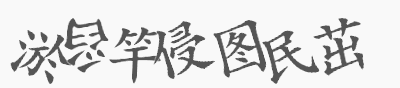
#> input picture captcha010.png, 400 x 88 px
$ python -i Tools.py   (imports and definitions only)   (older library calls are emulated)
#> lines starting #> are read from the running program, lines starting #| are printed output that depends on the picture; after the words box and inside, x2 and y2 are one past the last pixel; in counts of white or black regions, pixels touching at a corner belong together
#> further down, picture is the input picture: PIL image 400x88 P; min 85, max 249, mean 223
# -*- coding: UTF-8 -*-

from PIL import Image, ImageFont, ImageDraw
import numpy as np

from random import randint, choice
import random
from math import sin, cos, radians, fabs
import matplotlib.pyplot as plt
import os,sys
dir_path = os.path.abspath('.')
import itertools
from scipy import linalg
import matplotlib.pyplot as plt
import matplotlib as mpl
from sklearn import mixture


#######functions#########

# [209 lines left out: function GetA_GB2312_Char, not called in this run]

def crop(im, y, x, radius=35):
    return im.crop((x-radius, y-radius, x+radius, y+radius))

# [6 lines left out: function PaintPoint, not called in this run]

def Img2Vec(im):
    return np.asarray(im.convert('L'))

def CenterExtend(im, width=400, height=88, radius=20):
#> called with width = 400, height = 88, radius = 20
    x1 = np.full((height+radius+radius, width+radius+radius), 255, dtype='uint8')
    x2 = np.asarray(im.convert('L'))
    x1[radius:radius+height,radius:radius+width] = x2
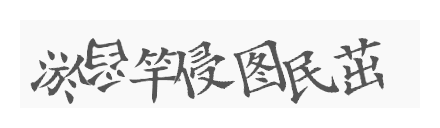
#> x1: shape (128, 440); min 85, max 255, mean 235
    return Image.fromarray(x1, 'L')

# [9 lines left out: function CutOffRegion, not called in this run]

def DrawCenter(image, points):
    im = image.copy()
    bgdr = ImageDraw.Draw(im)
    for y, x in points:
        bgdr.ellipse((x - 2, y - 2, x + 2, y + 2), fill ="#FF0000", outline ='#FF0000')
    return im

# [13 lines left out: function disp_image, not called in this run]

def scissor(im):
    X = []
    im = CenterExtend(im, radius=20)
    vec = Img2Vec(im)

    charpoint = []
    for i in range(vec.shape[0]):
        for j in range(vec.shape[1]):
            if vec[i][j] <= 180:
                charpoint.append([i, j])

    gmm = mixture.GaussianMixture(n_components=7, covariance_type='tied', reg_covar=1e2, tol=1e3, n_init=9)
    gmm.fit(charpoint)
    centers = gmm.means_
    centers = centers[np.argsort(centers[:, 1])]
    im_c = DrawCenter(im.convert("RGB"), centers)
    plt.figure(figsize=(18, 2))
    h,w = np.shape(im_c)[0:2]
#> h = 128; w = 440
    plt.imshow(im_c)
    plt.xlim((1+20, w-20))
    plt.ylim((h-20, 1+20))
    plt.xticks([])
    plt.yticks([])

    for i in range(7):
        cr = crop(im, centers[i,0], centers[i,1], radius=30)
        cr = cr.resize((40, 40), Image.ANTIALIAS)
        sc = np.asarray(cr.convert('RGB').convert('L'), dtype='float64')
        sc[sc <= 180] = 0
        sc[sc > 180] = 255
        X.append(sc)
#> this loop made 7 passes
#> pass 1, in scissor, `cr = crop(im, centers[i,0], centers[i,1], radius=30)`:
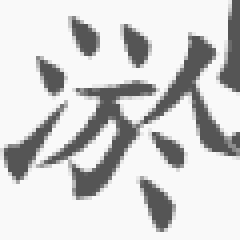
#> cr: PIL image 60x60 L (shown 4 times larger); min 85, max 249, mean 209.6
#> pass 1, in scissor, `cr = cr.resize((40, 40), Image.ANTIALIAS)`:
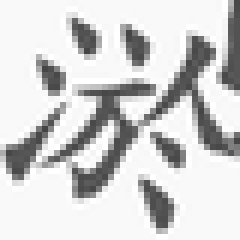
#> cr: PIL image 40x40 L (shown 6 times larger); min 66, max 255, mean 209.4
#> pass 2, in scissor, `cr = crop(im, centers[i,0], centers[i,1], radius=30)`:
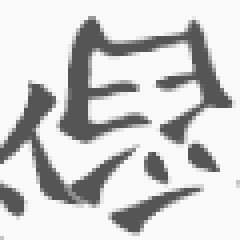
#> cr: PIL image 60x60 L (shown 4 times larger); min 85, max 249, mean 205.9
#> after the loop:
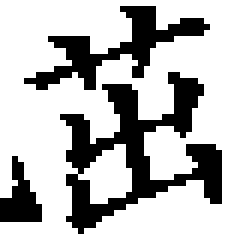
#> sc: shape (40, 40) float64 (shown 6 times larger); 72.7% white; 3 black regions, box (x1, y1, x2, y2) and area: (10, 12, 37, 39) 264, (4, 1, 35, 15) 130, (0, 26, 7, 37) 43
#> after the loop, X = 7 items

    return X

# [7 lines left out: function PrintSingle, not called in this run]

>>> from PIL import Image
>>> picture = Image.open('captcha010.png')
>>> result = scissor(picture)
#> result = 7 items
